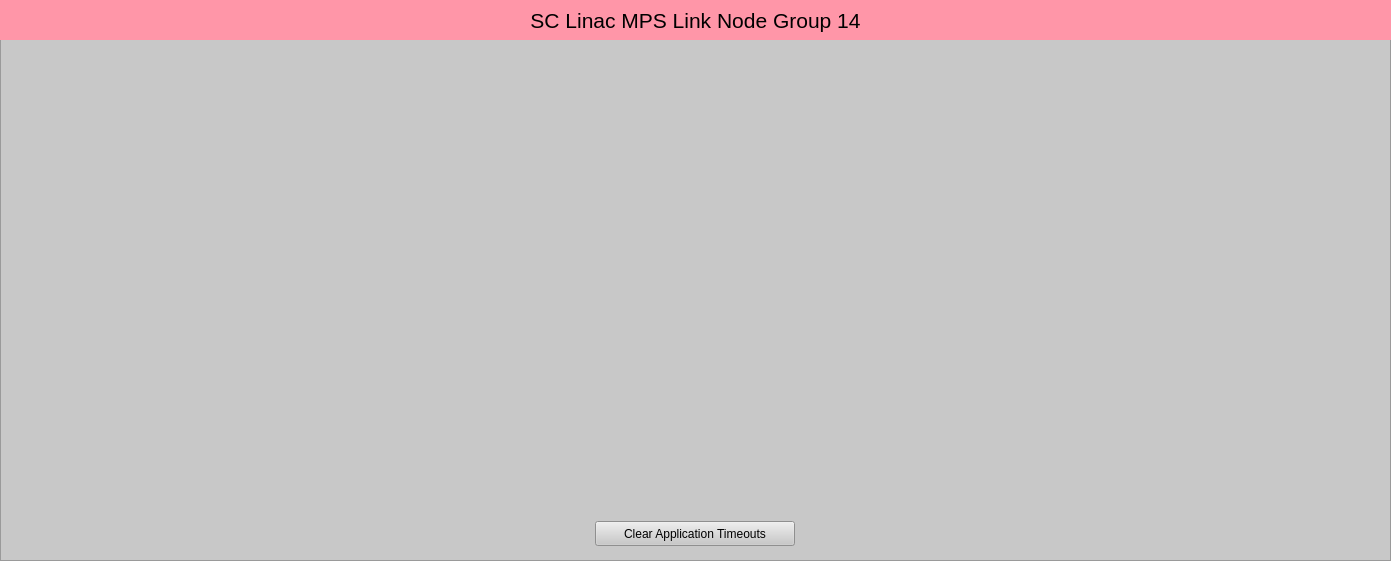
<?xml version="1.0" encoding="UTF-8"?>
<ui version="4.0">
 <class>Form</class>
 <widget class="QWidget" name="Form">
  <property name="geometry">
   <rect>
    <x>0</x>
    <y>0</y>
    <width>1391</width>
    <height>561</height>
   </rect>
  </property>
  <property name="windowTitle">
   <string>SC Linac MPS Link Node Group 14</string>
  </property>
  <widget class="QFrame" name="frame">
   <property name="geometry">
    <rect>
     <x>0</x>
     <y>0</y>
     <width>1391</width>
     <height>561</height>
    </rect>
   </property>
   <property name="styleSheet">
    <string notr="true">background-color: rgb(200, 200, 200);</string>
   </property>
   <property name="frameShape">
    <enum>QFrame::StyledPanel</enum>
   </property>
   <property name="frameShadow">
    <enum>QFrame::Raised</enum>
   </property>
   <widget class="QLabel" name="label">
    <property name="geometry">
     <rect>
      <x>0</x>
      <y>0</y>
      <width>1391</width>
      <height>40</height>
     </rect>
    </property>
    <property name="font">
     <font>
      <pointsize>16</pointsize>
     </font>
    </property>
    <property name="styleSheet">
     <string notr="true">background-color: rgb(255, 150, 168);</string>
    </property>
    <property name="text">
     <string>SC Linac MPS Link Node Group 14</string>
    </property>
    <property name="alignment">
     <set>Qt::AlignCenter</set>
    </property>
   </widget>
   <widget class="PyDMEmbeddedDisplay" name="PyDMEmbeddedDisplay">
    <property name="geometry">
     <rect>
      <x>696</x>
      <y>280</y>
      <width>457</width>
      <height>230</height>
     </rect>
    </property>
    <property name="toolTip">
     <string/>
    </property>
    <property name="macros" stdset="0">
     <string>{"P":"MPLN:SLTD:MP01:1","CN":"SIOC:SYS0:MP02","AID":"0","SLOT_FILE":"LinkNode96_slot.ui","P_IN":"SIOC:SYS0:MP02","PGP":"2","LN":"96","TYPE":"REM","LOCA":"SLTD","IOC_UNIT":"MP01","INST":"1","VIS":"1","P_IN2":"SIOC:SYS0:MP02","TEXT":"CN B005"}</string>
    </property>
    <property name="filename" stdset="0">
     <string>$PYDM/mps/mps_crate_link.ui</string>
    </property>
   </widget>
   <widget class="PyDMEmbeddedDisplay" name="PyDMEmbeddedDisplay">
    <property name="geometry">
     <rect>
      <x>239</x>
      <y>280</y>
      <width>457</width>
      <height>230</height>
     </rect>
    </property>
    <property name="toolTip">
     <string/>
    </property>
    <property name="macros" stdset="0">
     <string>{"P":"MPLN:SPD:MP02:1","CN":"SIOC:SYS0:MP02","AID":"0","SLOT_FILE":"LinkNode93_slot.ui","P_IN":"MPLN:SLTD:MP01:1","PGP":"0","LN":"93","TYPE":"LOC","LOCA":"SPD","IOC_UNIT":"MP02","INST":"1","VIS":"0","P_IN2":"MPLN:SLTD:MP01:1","TEXT":"LN Rx"}</string>
    </property>
    <property name="filename" stdset="0">
     <string>$PYDM/mps/mps_crate_link.ui</string>
    </property>
   </widget>
   <widget class="PyDMEmbeddedDisplay" name="PyDMEmbeddedDisplay">
    <property name="geometry">
     <rect>
      <x>924</x>
      <y>50</y>
      <width>457</width>
      <height>230</height>
     </rect>
    </property>
    <property name="toolTip">
     <string/>
    </property>
    <property name="macros" stdset="0">
     <string>{"P":"MPLN:SPD:MP01:1","CN":"SIOC:SYS0:MP02","AID":"0","SLOT_FILE":"LinkNode92_slot.ui","P_IN":"MPLN:SPD:MP02:1","PGP":"0","LN":"92","TYPE":"LOC","LOCA":"SPD","IOC_UNIT":"MP01","INST":"1","VIS":"0","P_IN2":"MPLN:SPD:MP02:1","TEXT":"LN Rx"}</string>
    </property>
    <property name="filename" stdset="0">
     <string>$PYDM/mps/mps_crate_link.ui</string>
    </property>
   </widget>
   <widget class="PyDMEmbeddedDisplay" name="PyDMEmbeddedDisplay">
    <property name="geometry">
     <rect>
      <x>467</x>
      <y>50</y>
      <width>457</width>
      <height>230</height>
     </rect>
    </property>
    <property name="toolTip">
     <string/>
    </property>
    <property name="macros" stdset="0">
     <string>{"P":"MPLN:SPD:MP03:1","CN":"SIOC:SYS0:MP02","AID":"0","SLOT_FILE":"LinkNode94_slot.ui","P_IN":"MPLN:SPD:MP01:1","PGP":"0","LN":"94","TYPE":"LOC","LOCA":"SPD","IOC_UNIT":"MP03","INST":"1","VIS":"0","P_IN2":"MPLN:SPD:MP01:1","TEXT":"LN Rx"}</string>
    </property>
    <property name="filename" stdset="0">
     <string>$PYDM/mps/mps_crate_link.ui</string>
    </property>
   </widget>
   <widget class="PyDMEmbeddedDisplay" name="PyDMEmbeddedDisplay">
    <property name="geometry">
     <rect>
      <x>10</x>
      <y>50</y>
      <width>457</width>
      <height>230</height>
     </rect>
    </property>
    <property name="toolTip">
     <string/>
    </property>
    <property name="macros" stdset="0">
     <string>{"P":"MPLN:SPD:MP04:1","CN":"SIOC:SYS0:MP02","AID":"0","SLOT_FILE":"LinkNode95_slot.ui","P_IN":"MPLN:SPD:MP03:1","PGP":"0","LN":"95","TYPE":"LOC","LOCA":"SPD","IOC_UNIT":"MP04","INST":"1","VIS":"0","P_IN2":"MPLN:SPD:MP03:1","TEXT":"LN Rx"}</string>
    </property>
    <property name="filename" stdset="0">
     <string>$PYDM/mps/mps_crate_link.ui</string>
    </property>
   </widget>
   <widget class="PyDMDrawingImage" name="PyDMDrawingImage">
    <property name="geometry">
     <rect>
      <x>10</x>
      <y>509</y>
      <width>250</width>
      <height>50</height>
     </rect>
    </property>
    <property name="toolTip">
     <string/>
    </property>
    <property name="styleSheet">
     <string notr="true">background-color: rgb(200, 200, 200);</string>
    </property>
    <property name="filename" stdset="0">
     <string>$PYDM/mps/lcls_mps_lockup_sidebyside_digital.png</string>
    </property>
   </widget>
   <widget class="PyDMPushButton" name="PyDMPushButton">
    <property name="geometry">
     <rect>
      <x>595</x>
      <y>521</y>
      <width>200</width>
      <height>25</height>
     </rect>
    </property>
    <property name="toolTip">
     <string/>
    </property>
    <property name="text">
     <string>Clear Application Timeouts</string>
    </property>
    <property name="channel" stdset="0">
     <string>ca://SIOC:SYS0:MP02:TO_ERR_CLR</string>
    </property>
    <property name="pressValue" stdset="0">
     <string>1</string>
    </property>
    <property name="releaseValue" stdset="0">
     <string>0</string>
    </property>
   </widget>
  </widget>
 </widget>
 <customwidgets>
  <customwidget>
   <class>PyDMEmbeddedDisplay</class>
   <extends>QFrame</extends>
   <header>pydm.widgets.embedded_display</header>
  </customwidget>
  <customwidget>
   <class>PyDMPushButton</class>
   <extends>QPushButton</extends>
   <header>pydm.widgets.pushbutton</header>
  </customwidget>
  <customwidget>
   <class>PyDMDrawingImage</class>
   <extends>QWidget</extends>
   <header>pydm.widgets.drawing</header>
  </customwidget>
 </customwidgets>
 <resources/>
 <connections/>
</ui>
